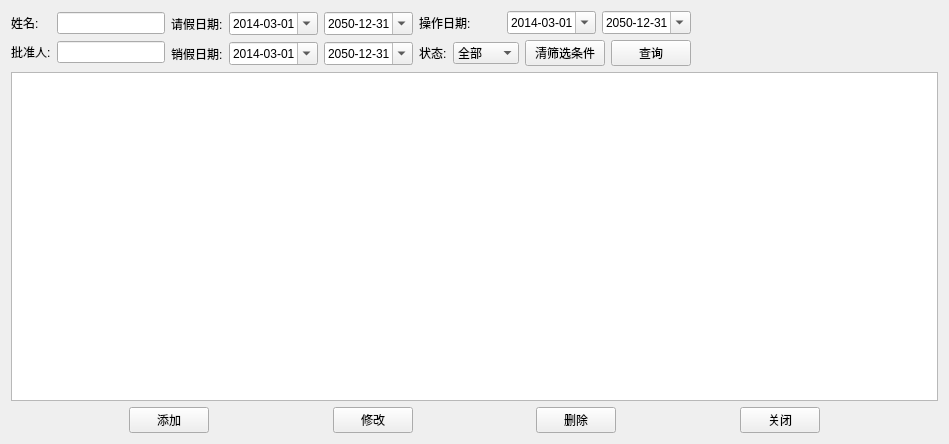
<?xml version="1.0" encoding="UTF-8"?>
<ui version="4.0">
 <class>EmployeeVacation</class>
 <widget class="QWidget" name="EmployeeVacation">
  <property name="geometry">
   <rect>
    <x>0</x>
    <y>0</y>
    <width>949</width>
    <height>444</height>
   </rect>
  </property>
  <property name="windowTitle">
   <string>Form</string>
  </property>
  <layout class="QGridLayout" name="gridLayout">
   <item row="0" column="0">
    <layout class="QVBoxLayout" name="verticalLayout_4">
     <item>
      <layout class="QHBoxLayout" name="horizontalLayout_6">
       <item>
        <layout class="QVBoxLayout" name="verticalLayout_3">
         <item>
          <layout class="QHBoxLayout" name="horizontalLayout_2">
           <item>
            <widget class="QLabel" name="label_2">
             <property name="text">
              <string>姓名:</string>
             </property>
            </widget>
           </item>
           <item>
            <widget class="QLineEdit" name="lineEdit_name">
             <property name="sizePolicy">
              <sizepolicy hsizetype="Preferred" vsizetype="Fixed">
               <horstretch>0</horstretch>
               <verstretch>0</verstretch>
              </sizepolicy>
             </property>
            </widget>
           </item>
          </layout>
         </item>
         <item>
          <layout class="QHBoxLayout" name="horizontalLayout_8">
           <item>
            <widget class="QLabel" name="label_7">
             <property name="text">
              <string>批准人:</string>
             </property>
            </widget>
           </item>
           <item>
            <widget class="QLineEdit" name="lineEdit_auditor">
             <property name="sizePolicy">
              <sizepolicy hsizetype="Preferred" vsizetype="Fixed">
               <horstretch>0</horstretch>
               <verstretch>0</verstretch>
              </sizepolicy>
             </property>
            </widget>
           </item>
          </layout>
         </item>
        </layout>
       </item>
       <item>
        <layout class="QVBoxLayout" name="verticalLayout_2">
         <item>
          <layout class="QHBoxLayout" name="horizontalLayout_3">
           <item>
            <widget class="QLabel" name="label_4">
             <property name="text">
              <string>请假日期:</string>
             </property>
            </widget>
           </item>
           <item>
            <widget class="QDateEdit" name="dateEdit_leaveStart">
             <property name="date">
              <date>
               <year>2014</year>
               <month>3</month>
               <day>1</day>
              </date>
             </property>
             <property name="maximumDate">
              <date>
               <year>2050</year>
               <month>12</month>
               <day>31</day>
              </date>
             </property>
             <property name="minimumDate">
              <date>
               <year>2014</year>
               <month>3</month>
               <day>1</day>
              </date>
             </property>
             <property name="displayFormat">
              <string>yyyy-MM-dd</string>
             </property>
             <property name="calendarPopup">
              <bool>true</bool>
             </property>
            </widget>
           </item>
           <item>
            <widget class="QDateEdit" name="dateEdit_leaveEnd">
             <property name="dateTime">
              <datetime>
               <hour>0</hour>
               <minute>0</minute>
               <second>0</second>
               <year>2050</year>
               <month>12</month>
               <day>31</day>
              </datetime>
             </property>
             <property name="date">
              <date>
               <year>2050</year>
               <month>12</month>
               <day>31</day>
              </date>
             </property>
             <property name="maximumDate">
              <date>
               <year>2050</year>
               <month>12</month>
               <day>31</day>
              </date>
             </property>
             <property name="minimumDate">
              <date>
               <year>2014</year>
               <month>3</month>
               <day>1</day>
              </date>
             </property>
             <property name="displayFormat">
              <string>yyyy-MM-dd</string>
             </property>
             <property name="calendarPopup">
              <bool>true</bool>
             </property>
            </widget>
           </item>
          </layout>
         </item>
         <item>
          <layout class="QHBoxLayout" name="horizontalLayout_4">
           <item>
            <widget class="QLabel" name="label_5">
             <property name="text">
              <string>销假日期:</string>
             </property>
            </widget>
           </item>
           <item>
            <widget class="QDateEdit" name="dateEdit_backStart">
             <property name="date">
              <date>
               <year>2014</year>
               <month>3</month>
               <day>1</day>
              </date>
             </property>
             <property name="maximumDate">
              <date>
               <year>2050</year>
               <month>12</month>
               <day>31</day>
              </date>
             </property>
             <property name="minimumDate">
              <date>
               <year>2014</year>
               <month>3</month>
               <day>1</day>
              </date>
             </property>
             <property name="displayFormat">
              <string>yyyy-MM-dd</string>
             </property>
             <property name="calendarPopup">
              <bool>true</bool>
             </property>
            </widget>
           </item>
           <item>
            <widget class="QDateEdit" name="dateEdit_backEnd">
             <property name="date">
              <date>
               <year>2050</year>
               <month>12</month>
               <day>31</day>
              </date>
             </property>
             <property name="maximumDate">
              <date>
               <year>2050</year>
               <month>12</month>
               <day>31</day>
              </date>
             </property>
             <property name="minimumDate">
              <date>
               <year>2014</year>
               <month>3</month>
               <day>1</day>
              </date>
             </property>
             <property name="displayFormat">
              <string>yyyy-MM-dd</string>
             </property>
             <property name="calendarPopup">
              <bool>true</bool>
             </property>
            </widget>
           </item>
          </layout>
         </item>
        </layout>
       </item>
       <item>
        <layout class="QVBoxLayout" name="verticalLayout">
         <item>
          <layout class="QHBoxLayout" name="horizontalLayout_5">
           <item>
            <widget class="QLabel" name="label_3">
             <property name="text">
              <string>操作日期:</string>
             </property>
            </widget>
           </item>
           <item>
            <widget class="QDateEdit" name="dateEdit_start">
             <property name="date">
              <date>
               <year>2014</year>
               <month>3</month>
               <day>1</day>
              </date>
             </property>
             <property name="maximumDate">
              <date>
               <year>2050</year>
               <month>12</month>
               <day>31</day>
              </date>
             </property>
             <property name="minimumDate">
              <date>
               <year>2014</year>
               <month>3</month>
               <day>1</day>
              </date>
             </property>
             <property name="displayFormat">
              <string>yyyy-MM-dd</string>
             </property>
             <property name="calendarPopup">
              <bool>true</bool>
             </property>
            </widget>
           </item>
           <item>
            <widget class="QDateEdit" name="dateEdit_end">
             <property name="date">
              <date>
               <year>2050</year>
               <month>12</month>
               <day>31</day>
              </date>
             </property>
             <property name="maximumDate">
              <date>
               <year>2050</year>
               <month>12</month>
               <day>31</day>
              </date>
             </property>
             <property name="minimumDate">
              <date>
               <year>2014</year>
               <month>3</month>
               <day>1</day>
              </date>
             </property>
             <property name="displayFormat">
              <string>yyyy-MM-dd</string>
             </property>
             <property name="calendarPopup">
              <bool>true</bool>
             </property>
            </widget>
           </item>
          </layout>
         </item>
         <item>
          <layout class="QHBoxLayout" name="horizontalLayout">
           <item>
            <layout class="QHBoxLayout" name="horizontalLayout_7">
             <item>
              <widget class="QLabel" name="label_6">
               <property name="text">
                <string>状态:</string>
               </property>
              </widget>
             </item>
             <item>
              <widget class="QComboBox" name="comboBox_status">
               <item>
                <property name="text">
                 <string>全部</string>
                </property>
               </item>
               <item>
                <property name="text">
                 <string>已请假</string>
                </property>
               </item>
               <item>
                <property name="text">
                 <string>已销假</string>
                </property>
               </item>
              </widget>
             </item>
            </layout>
           </item>
           <item>
            <widget class="QPushButton" name="btn_clear">
             <property name="text">
              <string>清筛选条件</string>
             </property>
            </widget>
           </item>
           <item>
            <widget class="QPushButton" name="btn_search">
             <property name="text">
              <string>查询</string>
             </property>
            </widget>
           </item>
          </layout>
         </item>
        </layout>
       </item>
       <item>
        <spacer name="horizontalSpacer_2">
         <property name="orientation">
          <enum>Qt::Horizontal</enum>
         </property>
         <property name="sizeHint" stdset="0">
          <size>
           <width>40</width>
           <height>20</height>
          </size>
         </property>
        </spacer>
       </item>
      </layout>
     </item>
     <item>
      <widget class="QTableView" name="tableView"/>
     </item>
     <item>
      <layout class="QHBoxLayout" name="horizontalLayout_9">
       <item>
        <spacer name="horizontalSpacer">
         <property name="orientation">
          <enum>Qt::Horizontal</enum>
         </property>
         <property name="sizeHint" stdset="0">
          <size>
           <width>40</width>
           <height>20</height>
          </size>
         </property>
        </spacer>
       </item>
       <item>
        <widget class="QPushButton" name="btn_add">
         <property name="text">
          <string>添加</string>
         </property>
        </widget>
       </item>
       <item>
        <spacer name="horizontalSpacer_3">
         <property name="orientation">
          <enum>Qt::Horizontal</enum>
         </property>
         <property name="sizeHint" stdset="0">
          <size>
           <width>40</width>
           <height>20</height>
          </size>
         </property>
        </spacer>
       </item>
       <item>
        <widget class="QPushButton" name="btn_change">
         <property name="text">
          <string>修改</string>
         </property>
        </widget>
       </item>
       <item>
        <spacer name="horizontalSpacer_4">
         <property name="orientation">
          <enum>Qt::Horizontal</enum>
         </property>
         <property name="sizeHint" stdset="0">
          <size>
           <width>40</width>
           <height>20</height>
          </size>
         </property>
        </spacer>
       </item>
       <item>
        <widget class="QPushButton" name="btn_delete">
         <property name="text">
          <string>删除</string>
         </property>
        </widget>
       </item>
       <item>
        <spacer name="horizontalSpacer_5">
         <property name="orientation">
          <enum>Qt::Horizontal</enum>
         </property>
         <property name="sizeHint" stdset="0">
          <size>
           <width>40</width>
           <height>20</height>
          </size>
         </property>
        </spacer>
       </item>
       <item>
        <widget class="QPushButton" name="btn_close">
         <property name="text">
          <string>关闭</string>
         </property>
        </widget>
       </item>
       <item>
        <spacer name="horizontalSpacer_6">
         <property name="orientation">
          <enum>Qt::Horizontal</enum>
         </property>
         <property name="sizeHint" stdset="0">
          <size>
           <width>40</width>
           <height>20</height>
          </size>
         </property>
        </spacer>
       </item>
      </layout>
     </item>
    </layout>
   </item>
  </layout>
 </widget>
 <resources/>
 <connections/>
</ui>
